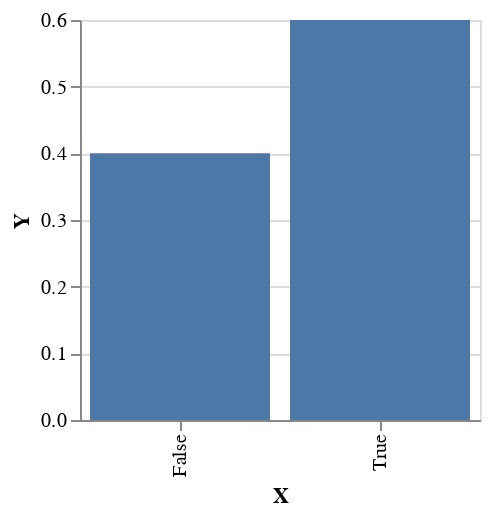

Notebook cell for this chart:
### Markdown cell above
In fact, we could lean even further into the spirit of probabilistic programming, and transform `model` into a distribution over plots, and sample from that:

### Code cell
distributionOverPlots :: MonadSample m => m VegaLiteLab -- the type of plots
distributionOverPlots = plotVega . toEmpirical <$> replicateM 10 model

sampleIO distributionOverPlots

### Figure 1 — Vega-Lite specification as saved in the notebook (floating-point values rounded to 4 significant figures)
{"$schema": "https://vega.github.io/schema/vega-lite/v4.json", "data": {"values": [{"X": "False", "Y": 0.4}, {"X": "True", "Y": 0.6}]}, "encoding": {"x": {"field": "X", "sort": ["False", "True"], "type": "nominal"}, "y": {"field": "Y", "type": "quantitative"}}, "height": 200, "mark": "bar", "width": 200}
